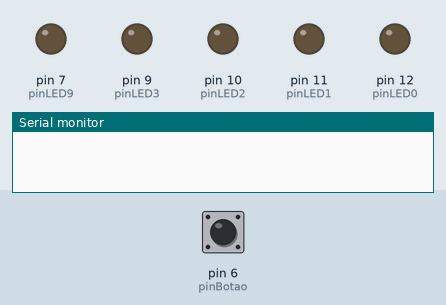
This sketch was run on a simulated Arduino Uno, built with avr-gcc and run on an emulated ATmega328P. Parts: output pins drawn as LEDs (lit = HIGH), the last lines printed to the serial monitor. Inputs (shaded band) come from the test bench; at power-on: pin 6 (pinBotao) HIGH.

Above: at 1.2 s.
1.3 s: pin 6 (pinBotao) pulled LOW for 1 s
At 3.2 s:
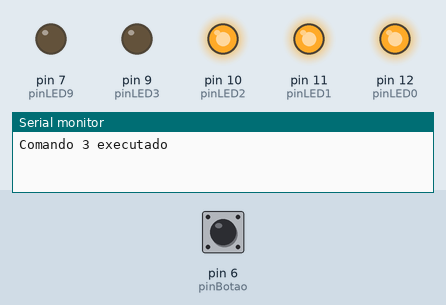
3.8 s: pin 6 (pinBotao) pulled LOW for 0.15 s
At 4.3 s:
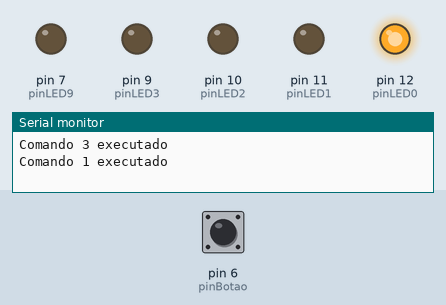
5.4 s: pin 6 (pinBotao) pulled LOW for 3.2 s
At 5.52 s:
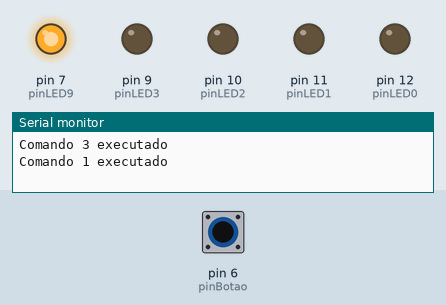
Timing chart, 0 to 10.1 s (numbered marks = the images above; inputs shaded):
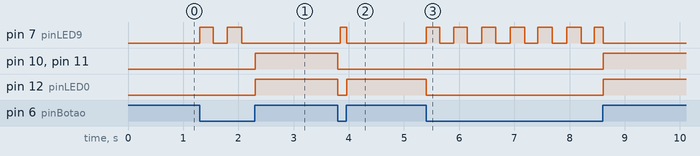

The sketch:

ButtonMultifunction.ino
```cpp
// Brincando com ideias
// Um Botão, Múltiplas Funções no Arduino #ComoProgramar
// https://www.youtube.com/watch?v=kFwaSB1pHAc


#define pinBotao 6

#define pinLED0 12
#define pinLED1 11
#define pinLED2 10
#define pinLED3 9
#define pinLED9 7

unsigned long tempoInicio = 0;
unsigned long tempoBotao = 0;

bool estadoBotao;
bool estadoBotaoAnt;

void setup() {
  pinMode(pinBotao, INPUT_PULLUP);
  pinMode(pinLED0, OUTPUT);
  pinMode(pinLED1, OUTPUT);
  pinMode(pinLED2, OUTPUT);
  pinMode(pinLED3, OUTPUT);
  pinMode(pinLED9, OUTPUT);

  Serial.begin(9600);
}

void loop() {
  estadoBotao = !digitalRead(pinBotao);

  //Ao apertar o botão
  if (estadoBotao && !estadoBotaoAnt) {
    if (tempoInicio == 0) {
      tempoInicio = millis();

      digitalWrite(pinLED0, LOW);
      digitalWrite(pinLED1, LOW);
      digitalWrite(pinLED2, LOW);
      digitalWrite(pinLED3, LOW);
    }
  }

  //Ao soltar o botão
  if (tempoInicio > 200) {  //Filtro Debounce
    if (!estadoBotao && estadoBotaoAnt) {
      tempoBotao = millis() - tempoInicio;
      tempoInicio = 0;
      digitalWrite(pinLED9, LOW);
    }
  }

  //Retorno
  if (tempoInicio > 0) {
     digitalWrite(pinLED9, bitRead(millis(),8));
  }

  //Comando 1
  if ((tempoBotao > 0) && (tempoBotao <= 500)) {
     tempoBotao = 0;
     Serial.println("Comando 1 executado");

     digitalWrite(pinLED0, HIGH);
     digitalWrite(pinLED1, LOW);
     digitalWrite(pinLED2, LOW);
     digitalWrite(pinLED3, LOW);
  }

  //Comando 2
  if ((tempoBotao > 500) && (tempoBotao <= 1000)) {
     tempoBotao = 0;
     Serial.println("Comando 2 executado");

     digitalWrite(pinLED0, HIGH);
     digitalWrite(pinLED1, HIGH);
     digitalWrite(pinLED2, LOW);
     digitalWrite(pinLED3, LOW);
  }

  //Comando 3
  if (tempoBotao > 1000) {
     tempoBotao = 0;
     Serial.println("Comando 3 executado");

     digitalWrite(pinLED0, HIGH);
     digitalWrite(pinLED1, HIGH);
     digitalWrite(pinLED2, HIGH);
     digitalWrite(pinLED3, LOW);
  }

  estadoBotaoAnt = estadoBotao;
  delay(20);
}
```

Measured:
- after the input at 1.3 s, pin 7 (pinLED9): alternates HIGH for 0.25 s and LOW for 0.26 s, 4 changes in all, then stays LOW, starting at once; pin 10 (pinLED2), pin 11 (pinLED1), pin 12 (pinLED0): LOW → HIGH after 1.0 s
- after the input at 3.8 s, pin 7 (pinLED9): LOW → HIGH at once, → LOW 0.12 s later; pin 10 (pinLED2), pin 11 (pinLED1): HIGH → LOW at once; pin 12 (pinLED0): HIGH → LOW at once, → HIGH 0.16 s later
- after the input at 5.4 s, pin 7 (pinLED9): goes 6 × (HIGH 0.24 s, LOW 0.26 s), HIGH 0.16 s, then LOW, starting at once; pin 10 (pinLED2), pin 11 (pinLED1): LOW → HIGH after 3.2 s; pin 12 (pinLED0): HIGH → LOW at once, → HIGH 3.2 s later
